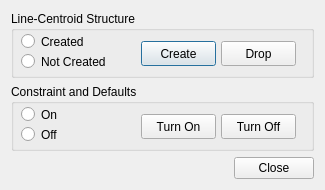
<?xml version="1.0" encoding="UTF-8"?>
<ui version="4.0">
 <class>ManageAuxStructDialog</class>
 <widget class="QDialog" name="ManageAuxStructDialog">
  <property name="geometry">
   <rect>
    <x>0</x>
    <y>0</y>
    <width>325</width>
    <height>190</height>
   </rect>
  </property>
  <property name="sizePolicy">
   <sizepolicy hsizetype="Fixed" vsizetype="Fixed">
    <horstretch>0</horstretch>
    <verstretch>0</verstretch>
   </sizepolicy>
  </property>
  <property name="minimumSize">
   <size>
    <width>325</width>
    <height>190</height>
   </size>
  </property>
  <property name="maximumSize">
   <size>
    <width>325</width>
    <height>190</height>
   </size>
  </property>
  <property name="windowTitle">
   <string>Manage Database Auxiliar Structure</string>
  </property>
  <layout class="QGridLayout" name="gridLayout">
   <item row="0" column="0" colspan="2">
    <widget class="QGroupBox" name="groupBox">
     <property name="title">
      <string>Line-Centroid Structure</string>
     </property>
     <widget class="QRadioButton" name="lineCentroidCreatedRadioButton">
      <property name="geometry">
       <rect>
        <x>10</x>
        <y>20</y>
        <width>94</width>
        <height>21</height>
       </rect>
      </property>
      <property name="text">
       <string>Created</string>
      </property>
      <attribute name="buttonGroup">
       <string notr="true">lineCentroidButtonGroup</string>
      </attribute>
     </widget>
     <widget class="QRadioButton" name="lineCentroidNotCreatedRadioButton">
      <property name="geometry">
       <rect>
        <x>10</x>
        <y>40</y>
        <width>94</width>
        <height>21</height>
       </rect>
      </property>
      <property name="text">
       <string>Not Created</string>
      </property>
      <attribute name="buttonGroup">
       <string notr="true">lineCentroidButtonGroup</string>
      </attribute>
     </widget>
     <widget class="QPushButton" name="createLineCentroidPushButton">
      <property name="geometry">
       <rect>
        <x>130</x>
        <y>30</y>
        <width>75</width>
        <height>25</height>
       </rect>
      </property>
      <property name="text">
       <string>Create</string>
      </property>
     </widget>
     <widget class="QPushButton" name="dropLineCentroidPushButton">
      <property name="geometry">
       <rect>
        <x>210</x>
        <y>30</y>
        <width>75</width>
        <height>25</height>
       </rect>
      </property>
      <property name="text">
       <string>Drop</string>
      </property>
     </widget>
    </widget>
   </item>
   <item row="2" column="0">
    <spacer name="horizontalSpacer">
     <property name="orientation">
      <enum>Qt::Horizontal</enum>
     </property>
     <property name="sizeHint" stdset="0">
      <size>
       <width>219</width>
       <height>20</height>
      </size>
     </property>
    </spacer>
   </item>
   <item row="1" column="0" colspan="2">
    <widget class="QGroupBox" name="groupBox_2">
     <property name="title">
      <string>Constraint and Defaults</string>
     </property>
     <widget class="QRadioButton" name="constraintsOnRadioButton">
      <property name="geometry">
       <rect>
        <x>10</x>
        <y>20</y>
        <width>94</width>
        <height>21</height>
       </rect>
      </property>
      <property name="text">
       <string>On</string>
      </property>
      <attribute name="buttonGroup">
       <string notr="true">constraintButtonGroup</string>
      </attribute>
     </widget>
     <widget class="QRadioButton" name="constraintsOffRadioButton">
      <property name="geometry">
       <rect>
        <x>10</x>
        <y>40</y>
        <width>94</width>
        <height>21</height>
       </rect>
      </property>
      <property name="text">
       <string>Off</string>
      </property>
      <attribute name="buttonGroup">
       <string notr="true">constraintButtonGroup</string>
      </attribute>
     </widget>
     <widget class="QPushButton" name="turnOnConstraintsPushButton">
      <property name="geometry">
       <rect>
        <x>130</x>
        <y>30</y>
        <width>75</width>
        <height>25</height>
       </rect>
      </property>
      <property name="text">
       <string>Turn On</string>
      </property>
     </widget>
     <widget class="QPushButton" name="turnOffConstraintsPushButton">
      <property name="geometry">
       <rect>
        <x>210</x>
        <y>30</y>
        <width>75</width>
        <height>25</height>
       </rect>
      </property>
      <property name="text">
       <string>Turn Off</string>
      </property>
     </widget>
    </widget>
   </item>
   <item row="2" column="1">
    <widget class="QPushButton" name="closePushButton">
     <property name="text">
      <string>Close</string>
     </property>
    </widget>
   </item>
  </layout>
 </widget>
 <resources/>
 <connections/>
 <buttongroups>
  <buttongroup name="constraintButtonGroup"/>
  <buttongroup name="lineCentroidButtonGroup"/>
 </buttongroups>
</ui>
